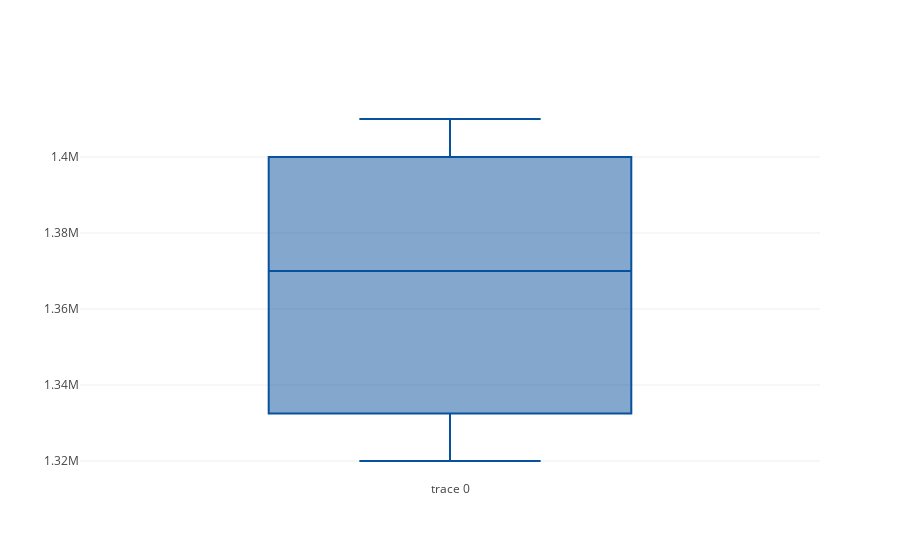

Write notebook code for a chart like this one.
### Code cell
y = delta_udp_bytes

trace = [go.Box(
    y=y,
    jitter=0.3,
    pointpos=-1.8,
    boxpoints = 'suspectedoutliers',
    marker = dict(
        color = 'rgb(8,81,156)',
        outliercolor = 'rgba(219, 64, 82, 0.6)',
        line = dict(
            outliercolor = 'rgba(219, 64, 82, 0.6)',
            outlierwidth = 2)
    ),
#     name = name + ' - suspected outliers'
)]

iplot(trace)

### Figure 1 — Plotly figure (JSON) as saved in the notebook; plotly's stock layout.template omitted (floating-point values rounded to 4 significant figures)
{"data": [{"boxpoints": "suspectedoutliers", "jitter": 0.3, "marker": {"color": "rgb(8,81,156)", "line": {"outliercolor": "rgba(219, 64, 82, 0.6)", "outlierwidth": 2}, "outliercolor": "rgba(219, 64, 82, 0.6)"}, "pointpos": -1.8, "type": "box", "y": [1320000, 1410000, 1370000]}], "layout": {}}
